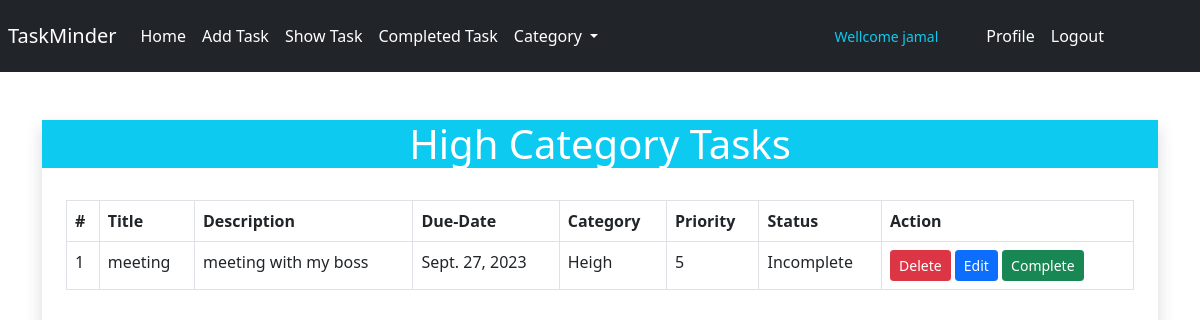
/tasks/high/ (signed in), run on the app's committed database.
### tasks/models.py (models this page shows, shortened)
class TaskModel(models.Model):
    task_status=[
    ('Incomplete', 'Incomplete'),
    ('Complete', 'Complete'),
    ]
    priority_status=[
    ('0',' 0️⃣'),
    ('1',' 1️⃣'),
    ('2',' 2️⃣'),
    ('3',' 3️⃣'),
    ('4',' 4️⃣'),
    ('5',' 5️⃣'),
    ('6',' 6️⃣'),
    ('7',' 7️⃣'),
    ('8',' 8️⃣'),
    ]
    category=[
        ('Low', 'Low'),
        ('Medium', 'Medium'),
        ('High', 'High'),
    ]
    title = models.CharField(max_length=100)
    description = models.CharField(max_length=500)
    status = models.CharField(max_length=100, choices=task_status, default='Incomplete')
    user = models.ForeignKey(User, on_delete=models.CASCADE)
    created = models.DateTimeField(auto_now_add=True)
    priority = models.CharField(max_length=50, choices=priority_status)
    due_date = models.DateField(null=True, blank=True)
    category = models.CharField(max_length=50,choices=category)

### tasks/views.py (the view)
# urls.py: path('high/', views.high_cat, name = 'high'),
def high_cat(request):
    if request.user.is_authenticated:
        task = TaskModel.objects.filter(user = request.user, category='Heigh')
        return render(request, 'tasks/high.html', {'task':task, })
    else:
        return redirect('home')

### tasks/templates/tasks/high.html
{% extends 'base.html' %}
{% load crispy_forms_tags %}
{% block body %}
    <div class=" container pt-5 ">
        <div class="col-lg-12 mx-auto shadow text-white">
            <div class="pt-0 text-white">
                <h1 class="text-center bg-info text-white">High Category Tasks</h1>
                <div class="p-4">
                    {% if task %}
                    <table class="table table-bordered pl-3">
                        <thead>
                            <tr>
                                <th scope="col">#</th>
                                <th scope="col">Title</th>
                                <th scope="col">Description</th>
                                <th scope="col">Due-Date</th>
                                <th scope="col">Category</th>
                                <th scope="col">Priority</th>
                                <th scope="col">Status</th>
                                <th scope="col">Action</th>
                            </tr>
                        </thead>
                        <tbody>
                            {% for todo in task %}
                                <tr >
                                    <td>{{forloop.counter}}</td>
                                    <td >{{todo.title}}</td>
                                    <td>{{todo.description}}</td>
                                    <td>{{todo.due_date}}</td>
                                    <td>{{todo.category}}</td>
                                    <td>{{todo.priority}}</td>
                                    <td>{{todo.status}}</td>
                                    <td><a class="btn btn-danger btn-sm" href="{% url 'del_task' id=todo.id %}">Delete</a> <a class="btn btn-primary btn-sm" href="{% url 'edit_task' id=todo.id %}">Edit</a> <a class="btn btn-success btn-sm" href="{% url 'complete' id=todo.id%}">Complete</a></td>
                                </tr>
                            {% endfor %}
                        </tbody>
                    </table>
                {% else %}
                    <h1>No Data Found</h1>
                {% endif %}
                </div>
            </div>
        </div>
    </div>
{% endblock %}

### templates/base.html (shortened to what this page needs)
<!doctype html>
<html lang="en">
  <head>
    <link href="https://cdn.jsdelivr.net/npm/bootstrap@5.0.2/dist/css/bootstrap.min.css" rel="stylesheet">
  </head>
  <body>
    <nav class="navbar navbar-expand-lg navbar-dark bg-dark pr-25">
        <div class="container-fluid p-2 ">
          <a class="navbar-brand ml-5 font-size-50" href="{% url 'home' %}">TaskMinder</a>
          <div class="collapse navbar-collapse" id="navbarNavDropdown">
            <ul class="navbar-nav">
              <li class="nav-item">
                <a class="nav-link active" aria-current="page" href="{% url 'home' %}">Home</a>
              </li>
              <li class="nav-item">
                <a class="nav-link active" href="{% url 'add_task' %}">Add Task</a>
              </li>
              <li class="nav-item">
                <a class="nav-link active" href="{% url 'show_task' %}">Show Task</a>
              </li>
              <li class="nav-item">
                <a class="nav-link active" href="{% url 'completed_list'%}">Completed Task</a>
              </li>
              <li class="nav-item dropdown">
                <a class="nav-link dropdown-toggle active " href="#" id="navbarDropdown" role="button" data-bs-toggle="dropdown" aria-expanded="false">
                  Category
                </a>
              </li>
            </ul>
            </div>
            {% if request.user.is_authenticated %}
            <ul style="margin-lef:auto; margin-right:80px" class="navbar-nav">
                <small style="margin-right:40px; padding-top:10px"  class="title text-info">Wellcome {{request.user.first_name}}</small>
                <li class="nav-item mr-5">
                <a class="nav-link active" href="{% url 'profile' %}">Profile</a>
                </li>
                <li class="nav-item">
                <a class="nav-link active" href="{% url 'logout' %}">Logout</a>
                </li>
            </ul>
          {% endif %}
        </div>
      </nav>
    {% block body %}
    {% endblock %}
  </body>
</html>

### data on the page
TaskModel: title "meeting", description "meeting with my boss", due_date "Sept. 27, 2023", category "Heigh", priority "5", status "Incomplete"

### other printed values
{{ request.user.first_name }} "jamal"
